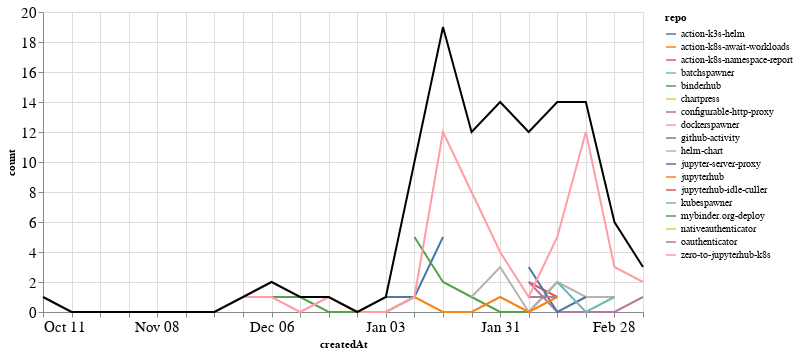

Notebook cell for this chart:
### Markdown cell above
### PRs

### Code cell
prs_time = prs.groupby('repo').resample('W', on='createdAt').count()['author'].reset_index()
prs_time = prs_time.rename(columns={'author': 'count'})
prs_time_total = prs_time.groupby('createdAt').agg({"count": "sum"}).reset_index()

ch1 = alt.Chart(prs_time, width=600).mark_line().encode(
    x='createdAt',
    y='count',
    color='repo',
    tooltip="repo"
)

ch2 = alt.Chart(prs_time_total, width=600).mark_line(color="black").encode(
    x='createdAt',
    y='count',
)

ch1 + ch2

### Figure 1 — Vega-Lite specification as saved in the notebook (floating-point values rounded to 4 significant figures)
{"config": {"axisLeft": {"labelFontSize": 15}, "axisBottom": {"labelFontSize": 15}}, "layer": [{"data": {"name": "data-3bbc23e0d303fefae3e8dcd8e8e43f18"}, "mark": "line", "encoding": {"color": {"type": "nominal", "field": "repo"}, "tooltip": {"type": "nominal", "field": "repo"}, "x": {"type": "temporal", "field": "createdAt"}, "y": {"type": "quantitative", "field": "count"}}, "width": 600}, {"data": {"name": "data-3979d1dc574a4af9287715dc82edf425"}, "mark": {"type": "line", "color": "black"}, "encoding": {"x": {"type": "temporal", "field": "createdAt"}, "y": {"type": "quantitative", "field": "count"}}, "width": 600}], "$schema": "https://vega.github.io/schema/vega-lite/v4.8.1.json", "datasets": {"data-3bbc23e0d303fefae3e8dcd8e8e43f18": [{"repo": "action-k3s-helm", "createdAt": "2021-01-03T00:00:00", "count": 1}, {"repo": "action-k3s-helm", "createdAt": "2021-01-10T00:00:00", "count": 1}, {"repo": "action-k3s-helm", "createdAt": "2021-01-17T00:00:00", "count": 5}, {"repo": "action-k8s-await-workloads", "createdAt": "2021-02-07T00:00:00", "count": 3}, {"repo": "action-k8s-namespace-report", "createdAt": "2021-02-07T00:00:00", "count": 2}, {"repo": "action-k8s-namespace-report", "createdAt": "2021-02-14T00:00:00", "count": 1}, {"repo": "batchspawner", "createdAt": "2021-01-31T00:00:00", "count": 1}, {"repo": "binderhub", "createdAt": "2021-01-10T00:00:00", "count": 5}, {"repo": "binderhub", "createdAt": "2021-01-17T00:00:00", "count": 2}, {"repo": "binderhub", "createdAt": "2021-01-24T00:00:00", "count": 1}, {"repo": "binderhub", "createdAt": "2021-01-31T00:00:00", "count": 0}, {"repo": "binderhub", "createdAt": "2021-02-07T00:00:00", "count": 0}, {"repo": "binderhub", "createdAt": "2021-02-14T00:00:00", "count": 2}, {"repo": "chartpress", "createdAt": "2021-01-24T00:00:00", "count": 2}, {"repo": "configurable-http-proxy", "createdAt": "2021-02-07T00:00:00", "count": 2}, {"repo": "configurable-http-proxy", "createdAt": "2021-02-14T00:00:00", "count": 0}, {"repo": "configurable-http-proxy", "createdAt": "2021-02-21T00:00:00", "count": 0}, {"repo": "configurable-http-proxy", "createdAt": "2021-02-28T00:00:00", "count": 0}, {"repo": "configurable-http-proxy", "createdAt": "2021-03-07T00:00:00", "count": 1}, {"repo": "dockerspawner", "createdAt": "2021-02-28T00:00:00", "count": 1}, {"repo": "github-activity", "createdAt": "2021-01-10T00:00:00", "count": 1}, {"repo": "helm-chart", "createdAt": "2021-01-24T00:00:00", "count": 1}, {"repo": "helm-chart", "createdAt": "2021-01-31T00:00:00", "count": 3}, {"repo": "helm-chart", "createdAt": "2021-02-07T00:00:00", "count": 0}, {"repo": "helm-chart", "createdAt": "2021-02-14T00:00:00", "count": 2}, {"repo": "helm-chart", "createdAt": "2021-02-21T00:00:00", "count": 1}, {"repo": "helm-chart", "createdAt": "2021-02-28T00:00:00", "count": 1}, {"repo": "jupyter-server-proxy", "createdAt": "2021-02-07T00:00:00", "count": 3}, {"repo": "jupyter-server-proxy", "createdAt": "2021-02-14T00:00:00", "count": 0}, {"repo": "jupyter-server-proxy", "createdAt": "2021-02-21T00:00:00", "count": 1}, {"repo": "jupyterhub", "createdAt": "2021-01-10T00:00:00", "count": 1}, {"repo": "jupyterhub", "createdAt": "2021-01-17T00:00:00", "count": 0}, {"repo": "jupyterhub", "createdAt": "2021-01-24T00:00:00", "count": 0}, {"repo": "jupyterhub", "createdAt": "2021-01-31T00:00:00", "count": 1}, {"repo": "jupyterhub", "createdAt": "2021-02-07T00:00:00", "count": 0}, {"repo": "jupyterhub", "createdAt": "2021-02-14T00:00:00", "count": 1}, {"repo": "jupyterhub-idle-culler", "createdAt": "2021-01-31T00:00:00", "count": 1}, {"repo": "kubespawner", "createdAt": "2021-02-14T00:00:00", "count": 2}, {"repo": "kubespawner", "createdAt": "2021-02-21T00:00:00", "count": 0}, {"repo": "kubespawner", "createdAt": "2021-02-28T00:00:00", "count": 1}, {"repo": "mybinder.org-deploy", "createdAt": "2020-12-06T00:00:00", "count": 1}, {"repo": "mybinder.org-deploy", "createdAt": "2020-12-13T00:00:00", "count": 1}, {"repo": "mybinder.org-deploy", "createdAt": "2020-12-20T00:00:00", "count": 0}, {"repo": "mybinder.org-deploy", "createdAt": "2020-12-27T00:00:00", "count": 0}, {"repo": "mybinder.org-deploy", "createdAt": "2021-01-03T00:00:00", "count": 0}, {"repo": "mybinder.org-deploy", "createdAt": "2021-01-10T00:00:00", "count": 1}, {"repo": "nativeauthenticator", "createdAt": "2021-01-31T00:00:00", "count": 4}, {"repo": "oauthenticator", "createdAt": "2021-02-07T00:00:00", "count": 1}, {"repo": "oauthenticator", "createdAt": "2021-02-14T00:00:00", "count": 1}, {"repo": "zero-to-jupyterhub-k8s", "createdAt": "2020-10-11T00:00:00", "count": 1}, {"repo": "zero-to-jupyterhub-k8s", "createdAt": "2020-10-18T00:00:00", "count": 0}, {"repo": "zero-to-jupyterhub-k8s", "createdAt": "2020-10-25T00:00:00", "count": 0}, {"repo": "zero-to-jupyterhub-k8s", "createdAt": "2020-11-01T00:00:00", "count": 0}, {"repo": "zero-to-jupyterhub-k8s", "createdAt": "2020-11-08T00:00:00", "count": 0}, {"repo": "zero-to-jupyterhub-k8s", "createdAt": "2020-11-15T00:00:00", "count": 0}, {"repo": "zero-to-jupyterhub-k8s", "createdAt": "2020-11-22T00:00:00", "count": 0}, {"repo": "zero-to-jupyterhub-k8s", "createdAt": "2020-11-29T00:00:00", "count": 1}, {"repo": "zero-to-jupyterhub-k8s", "createdAt": "2020-12-06T00:00:00", "count": 1}, {"repo": "zero-to-jupyterhub-k8s", "createdAt": "2020-12-13T00:00:00", "count": 0}, {"repo": "zero-to-jupyterhub-k8s", "createdAt": "2020-12-20T00:00:00", "count": 1}, {"repo": "zero-to-jupyterhub-k8s", "createdAt": "2020-12-27T00:00:00", "count": 0}, {"repo": "zero-to-jupyterhub-k8s", "createdAt": "2021-01-03T00:00:00", "count": 0}, {"repo": "zero-to-jupyterhub-k8s", "createdAt": "2021-01-10T00:00:00", "count": 1}, {"repo": "zero-to-jupyterhub-k8s", "createdAt": "2021-01-17T00:00:00", "count": 12}, {"repo": "zero-to-jupyterhub-k8s", "createdAt": "2021-01-24T00:00:00", "count": 8}, {"repo": "zero-to-jupyterhub-k8s", "createdAt": "2021-01-31T00:00:00", "count": 4}, {"repo": "zero-to-jupyterhub-k8s", "createdAt": "2021-02-07T00:00:00", "count": 1}, {"repo": "zero-to-jupyterhub-k8s", "createdAt": "2021-02-14T00:00:00", "count": 5}, {"repo": "zero-to-jupyterhub-k8s", "createdAt": "2021-02-21T00:00:00", "count": 12}, {"repo": "zero-to-jupyterhub-k8s", "createdAt": "2021-02-28T00:00:00", "count": 3}, {"repo": "zero-to-jupyterhub-k8s", "createdAt": "2021-03-07T00:00:00", "count": 2}], "data-3979d1dc574a4af9287715dc82edf425": [{"createdAt": "2020-10-11T00:00:00", "count": 1}, {"createdAt": "2020-10-18T00:00:00", "count": 0}, {"createdAt": "2020-10-25T00:00:00", "count": 0}, {"createdAt": "2020-11-01T00:00:00", "count": 0}, {"createdAt": "2020-11-08T00:00:00", "count": 0}, {"createdAt": "2020-11-15T00:00:00", "count": 0}, {"createdAt": "2020-11-22T00:00:00", "count": 0}, {"createdAt": "2020-11-29T00:00:00", "count": 1}, {"createdAt": "2020-12-06T00:00:00", "count": 2}, {"createdAt": "2020-12-13T00:00:00", "count": 1}, {"createdAt": "2020-12-20T00:00:00", "count": 1}, {"createdAt": "2020-12-27T00:00:00", "count": 0}, {"createdAt": "2021-01-03T00:00:00", "count": 1}, {"createdAt": "2021-01-10T00:00:00", "count": 10}, {"createdAt": "2021-01-17T00:00:00", "count": 19}, {"createdAt": "2021-01-24T00:00:00", "count": 12}, {"createdAt": "2021-01-31T00:00:00", "count": 14}, {"createdAt": "2021-02-07T00:00:00", "count": 12}, {"createdAt": "2021-02-14T00:00:00", "count": 14}, {"createdAt": "2021-02-21T00:00:00", "count": 14}, {"createdAt": "2021-02-28T00:00:00", "count": 6}, {"createdAt": "2021-03-07T00:00:00", "count": 3}]}}
